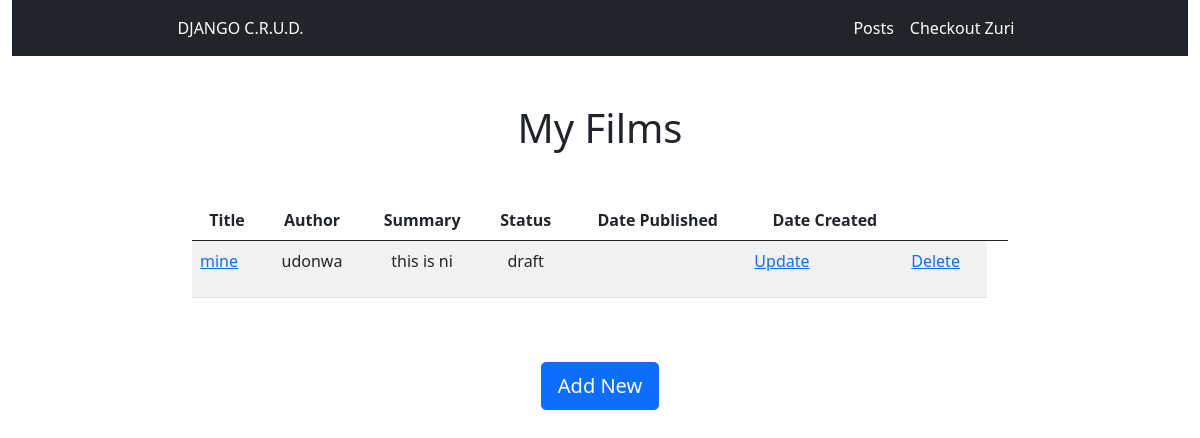
The page /blog/ on the database as committed earlier.
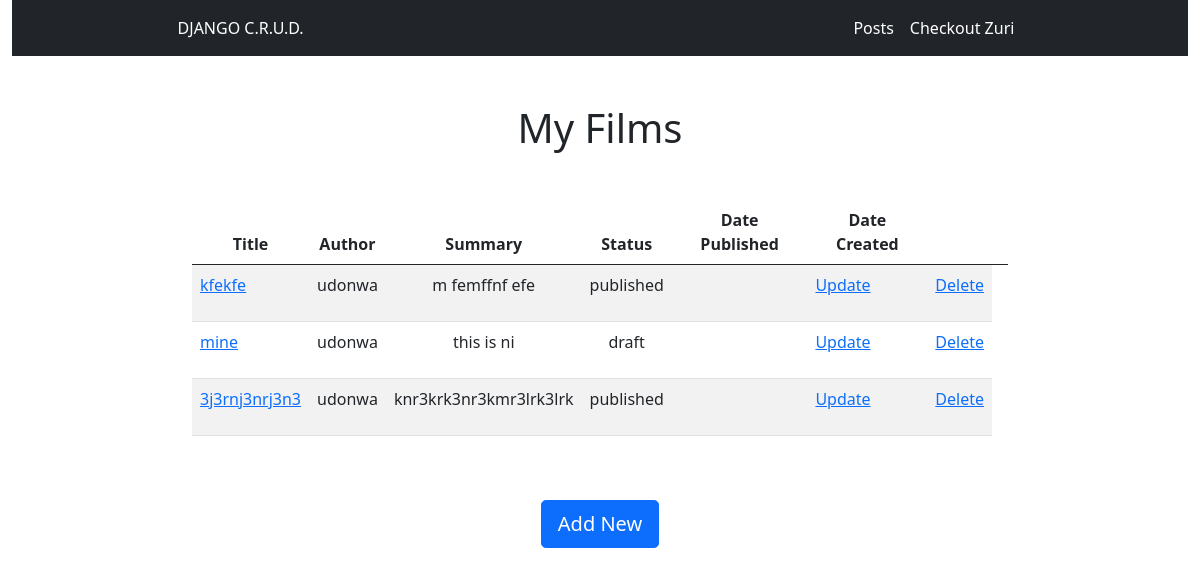
The same page on the database as committed later.
### blog/models.py (models this page shows, shortened)
class Post(models.Model):
    STATUS_CHOICES = (
        ("draft", "Draft"),
        ("published", "Published")
    )
    title = models.CharField(max_length=250)
    slug = models.SlugField(max_length=300, unique=True, editable=False)
    author = models.ForeignKey(
        get_user_model(), on_delete=models.CASCADE, related_name="blog_posts"
    )
    body = models.TextField()
    publish = models.DateTimeField(default=timezone.now)
    created = models.DateTimeField(auto_now_add=True)
    updated = models.DateTimeField(auto_now=True)
    status = models.CharField(
        max_length=10, choices=STATUS_CHOICES, default="draft"
    )
    class Meta:
        ordering = ("-publish",)
    def get_absolute_url(self):
        return reverse("blog:post_detail", kwargs={"slug": self.slug})

### blog/views.py (the view)
# urls.py: path("", views.PostListView.as_view(), name="all"),
class PostListView(ListView):
    model=Post

### blog/templates/blog/post_list.html (shortened to what this page needs)
{% extends 'base.html' %}
{% block content %}
<div class="container d-flex mt-5" style="width: 70%;">
    <div class="col">
        <h1 class="text-center">My Films</h1>
        <table class="table table-striped mt-5">
            <thead>
                <tr>
                    <th class="text-center" scope="col">Title</th>
                    <th class="text-center" scope="col">Author</th>
                    <th class="text-center" scope="col">Summary</th>
                    <th class="text-center" scope="col">Status</th>
                    <th class="text-center" scope="col">Date Published</th>
                    <th class="text-center" scope="col">Date Created</th>
                    <th></th>
                    <th></th>
                </tr>
            </thead>
            <tbody>
                {% for post in post_list %}
                <tr>
                    <td class="ml-5"><a href="{{post.get_absolute_url}}">{{post.title}}</a></td>
                    <td class="text-center">{{post.author}}</td>
                    <td class="text-center">{{post.body|truncatewords:30|linebreaks}}</td>
                    <td class="text-center">{{post.status}}</td>
                    <td class="text-center">{{post.published_at|date:"D, d M, y"}}</td>
                    <td><a href="{% url 'blog:post_update' post.slug %} ">Update</a></td>
                    <td><a href="{% url 'blog:post_delete' post.slug %}">Delete</a></td>
                </tr>
                {% endfor %}
            </tbody>
        </table>
        <div class="d-flex justify-content-center">
            <a href="{% url 'blog:post_create' %}" class="d-block btn btn-primary btn-lg my-5">Add New</a>
        </div>
    </div>
</div>
{% endblock content %}

Rows that differ between the two databases and show on the page:
added Post: title "kfekfe", author "udonwa", body "m femffnf efe", status "published"
added Post: title "3j3rnj3nrj3n3", author "udonwa", body "knr3krk3nr3kmr3lrk3lrk", status "published"
